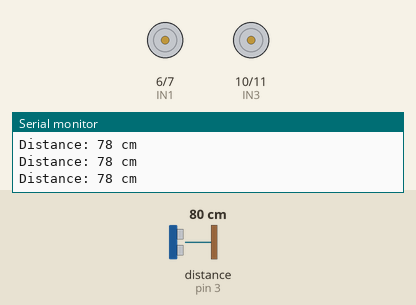
Bench run of a sketch on a simulated Arduino Uno, built with avr-gcc and run on an emulated ATmega328P. Shown: motor-driver pin pairs drawn as motors (green arrow = first pin HIGH = forward, orange = second pin HIGH = backward, longer = more drive), the last lines printed to the serial monitor. Wiring (inferred from the names in the program): ultrasonic range finder: trigger pin 2; echo pin 3. The inputs (shaded band) are chosen by the test bench; at power-on: distance to the obstacle (sensor on pin 3) 80 cm. The echo pulse lasts 58.3 µs per cm.

Above: at 1.2 s.
1.3 s: distance to the obstacle (sensor on pin 3) set to 23 cm
2.8 s: distance to the obstacle (sensor on pin 3) set to 19 cm
At 3.7 s:
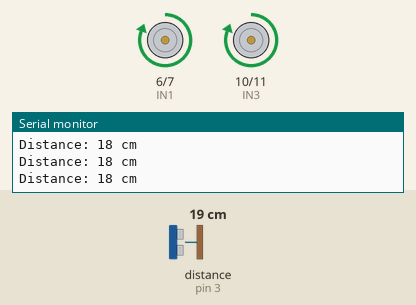
4.3 s: distance to the obstacle (sensor on pin 3) set to 11 cm
5.8 s: distance to the obstacle (sensor on pin 3) set to 8 cm
At 6.9 s:
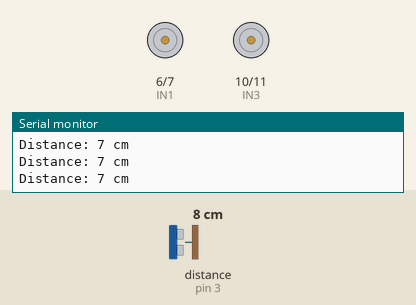
7.3 s: distance to the obstacle (sensor on pin 3) set to 18 cm
At 8.7 s:
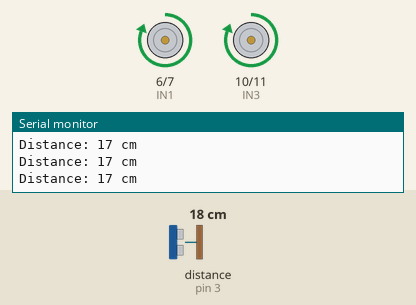
Timing chart, 0 to 9.8 s (numbered marks = the images above; inputs shaded):
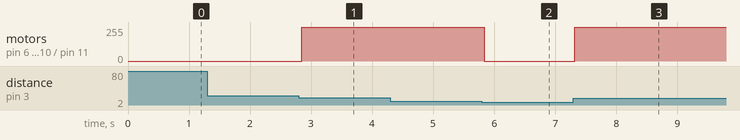

Measured:
- the behaviour switches between 22 and 21 cm on distance to the obstacle (sensor on pin 3) (found by bisection; images 0 and 1)
- the behaviour switches between 10 and 9 cm on distance to the obstacle (sensor on pin 3) (found by bisection; images 1 and 2)
- after the input at 2.8 s, motor on pin 6 (IN1) / pin 7 (IN2), motor on pin 10 (IN3) / pin 11 (IN4): stopped → forward 255/255 at once
- after the input at 5.8 s, motor on pin 6 (IN1) / pin 7 (IN2), motor on pin 10 (IN3) / pin 11 (IN4): forward 255/255 → stopped at once
- after the input at 7.3 s, motor on pin 6 (IN1) / pin 7 (IN2), motor on pin 10 (IN3) / pin 11 (IN4): stopped → forward 255/255 at once

The sketch:

object-following-robot.ino
```cpp
// ===============================
// OBJECT FOLLOWING BOT
// Arduino UNO + L293D + HC-SR04
// ===============================

// Ultrasonic sensor
#define TRIG_PIN 2
#define ECHO_PIN 3

// L293D motor inputs
#define IN1 6
#define IN2 7
#define IN3 10
#define IN4 11

// Distance limits
#define FOLLOW_DISTANCE 20
#define STOP_DISTANCE 8

void setup() {
  pinMode(TRIG_PIN, OUTPUT);
  pinMode(ECHO_PIN, INPUT);

  pinMode(IN1, OUTPUT);
  pinMode(IN2, OUTPUT);
  pinMode(IN3, OUTPUT);
  pinMode(IN4, OUTPUT);

  Serial.begin(9600);

  stopMotors();
}

void loop() {

  long duration;
  int distance;

  // Send ultrasonic pulse
  digitalWrite(TRIG_PIN, LOW);
  delayMicroseconds(2);

  digitalWrite(TRIG_PIN, HIGH);
  delayMicroseconds(10);

  digitalWrite(TRIG_PIN, LOW);

  // Read echo
  duration = pulseIn(ECHO_PIN, HIGH, 30000);

  // Convert to cm
  distance = duration * 0.034 / 2;

  Serial.print("Distance: ");
  Serial.print(distance);
  Serial.println(" cm");

  // -------------------------------
  // OBJECT FOLLOWING LOGIC
  // -------------------------------

  if (distance == 0) {
    // No valid object detected
    stopMotors();
  }

  else if (distance <= STOP_DISTANCE) {
    // Too close
    stopMotors();
  }

  else if (distance <= FOLLOW_DISTANCE) {
    // Object detected at suitable distance
    forward();
  }

  else {
    // Object too far / not detected
    stopMotors();
  }

  delay(50);
}


// ===============================
// MOTOR FUNCTIONS
// ===============================

void forward() {

  // Left motor
  digitalWrite(IN1, HIGH);
  digitalWrite(IN2, LOW);

  // Right motor
  digitalWrite(IN3, HIGH);
  digitalWrite(IN4, LOW);
}

void stopMotors() {

  digitalWrite(IN1, LOW);
  digitalWrite(IN2, LOW);

  digitalWrite(IN3, LOW);
  digitalWrite(IN4, LOW);
}
```
